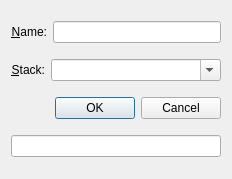
<?xml version="1.0" encoding="UTF-8"?>
<ui version="4.0">
 <class>AddNotebookDialog</class>
 <widget class="QDialog" name="AddNotebookDialog">
  <property name="geometry">
   <rect>
    <x>0</x>
    <y>0</y>
    <width>232</width>
    <height>179</height>
   </rect>
  </property>
  <property name="windowTitle">
   <string>Dialog</string>
  </property>
  <layout class="QVBoxLayout" name="verticalLayout">
   <item>
    <layout class="QHBoxLayout" name="notebookNameHorizontalLayout">
     <item>
      <widget class="QLabel" name="notebookNameLabel">
       <property name="text">
        <string>&amp;Name:</string>
       </property>
       <property name="alignment">
        <set>Qt::AlignRight|Qt::AlignTrailing|Qt::AlignVCenter</set>
       </property>
       <property name="buddy">
        <cstring>notebookNameLineEdit</cstring>
       </property>
      </widget>
     </item>
     <item>
      <widget class="QLineEdit" name="notebookNameLineEdit"/>
     </item>
    </layout>
   </item>
   <item>
    <layout class="QHBoxLayout" name="notebookStackHorizontalLayout">
     <item>
      <widget class="QLabel" name="notebookStackLabel">
       <property name="text">
        <string>&amp;Stack:</string>
       </property>
       <property name="alignment">
        <set>Qt::AlignRight|Qt::AlignTrailing|Qt::AlignVCenter</set>
       </property>
       <property name="buddy">
        <cstring>notebookStackComboBox</cstring>
       </property>
      </widget>
     </item>
     <item>
      <widget class="QComboBox" name="notebookStackComboBox">
       <property name="sizePolicy">
        <sizepolicy hsizetype="Expanding" vsizetype="Fixed">
         <horstretch>0</horstretch>
         <verstretch>0</verstretch>
        </sizepolicy>
       </property>
       <property name="editable">
        <bool>true</bool>
       </property>
      </widget>
     </item>
    </layout>
   </item>
   <item>
    <layout class="QHBoxLayout" name="buttonBoxHorizontalLayout">
     <item>
      <spacer name="horizontalSpacer">
       <property name="orientation">
        <enum>Qt::Horizontal</enum>
       </property>
       <property name="sizeHint" stdset="0">
        <size>
         <width>40</width>
         <height>20</height>
        </size>
       </property>
      </spacer>
     </item>
     <item>
      <widget class="QDialogButtonBox" name="buttonBox">
       <property name="orientation">
        <enum>Qt::Horizontal</enum>
       </property>
       <property name="standardButtons">
        <set>QDialogButtonBox::Cancel|QDialogButtonBox::Ok</set>
       </property>
      </widget>
     </item>
    </layout>
   </item>
   <item>
    <widget class="QLineEdit" name="statusBar">
     <property name="readOnly">
      <bool>true</bool>
     </property>
    </widget>
   </item>
  </layout>
 </widget>
 <resources/>
 <connections>
  <connection>
   <sender>buttonBox</sender>
   <signal>accepted()</signal>
   <receiver>AddNotebookDialog</receiver>
   <slot>accept()</slot>
   <hints>
    <hint type="sourcelabel">
     <x>248</x>
     <y>254</y>
    </hint>
    <hint type="destinationlabel">
     <x>157</x>
     <y>274</y>
    </hint>
   </hints>
  </connection>
  <connection>
   <sender>buttonBox</sender>
   <signal>rejected()</signal>
   <receiver>AddNotebookDialog</receiver>
   <slot>reject()</slot>
   <hints>
    <hint type="sourcelabel">
     <x>316</x>
     <y>260</y>
    </hint>
    <hint type="destinationlabel">
     <x>286</x>
     <y>274</y>
    </hint>
   </hints>
  </connection>
 </connections>
</ui>
